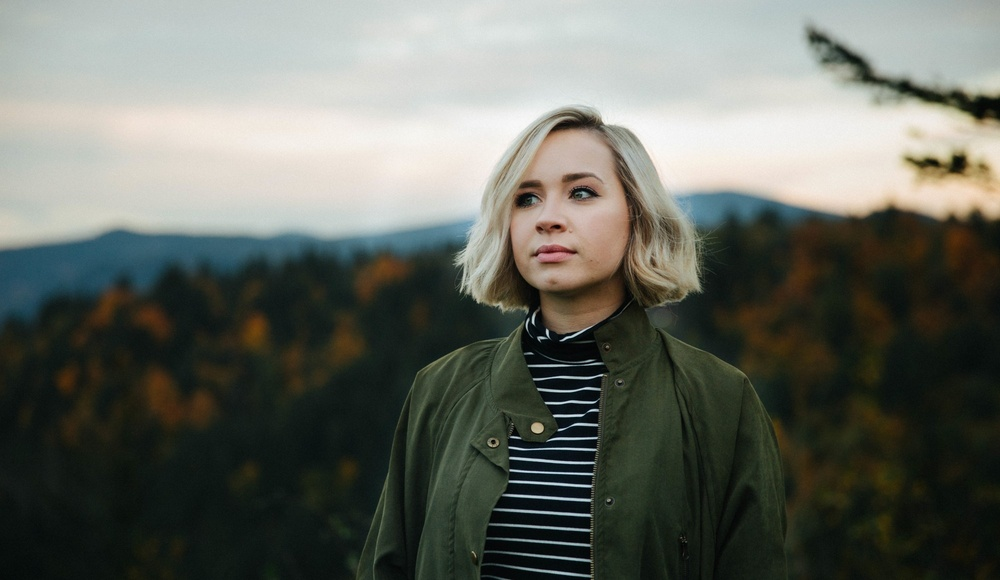
#> input picture face-detector/test/portrait.jpeg, 1000 x 580 px, shrunk from 2000 x 1160 before the run
$ python single_face_detect.py
#> lines starting #> are read from the running program, lines starting #| are printed output that depends on the picture; after the words box and inside, x2 and y2 are one past the last pixel; in counts of white or black regions, pixels touching at a corner belong together
from cv2 import COLOR_BGR2GRAY, CascadeClassifier, cvtColor, imread, imshow, rectangle, waitKey

trained_face_data = CascadeClassifier(
    "./data/haarcascade_frontalface_default.xml")

test_image_1 = imread("./test/portrait.jpeg")
#> test_image_1 is the input picture: shape (580, 1000, 3); mean B, G, R 97.1, 104.9, 101.3
test_image_1_greyscale = cvtColor(test_image_1, COLOR_BGR2GRAY)
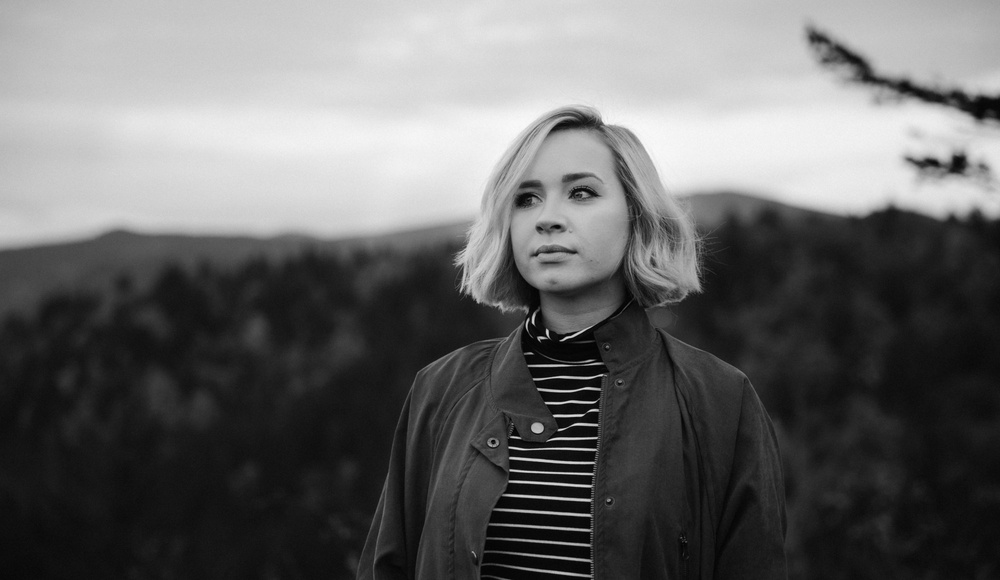
#> test_image_1_greyscale: shape (580, 1000); min 1, max 252, mean 103

face_coordinates = trained_face_data.detectMultiScale(test_image_1_greyscale)
#> face_coordinates = [[477, 134, 156, 156]]

print("> face coordinates:", face_coordinates[0])
#| > face coordinates: [477 134 156 156]

for (x, y, w, h) in face_coordinates:
    rectangle(test_image_1, (x, y), (x + w, y + h), (0, 0, 255), 2)
#> this loop made 1 pass
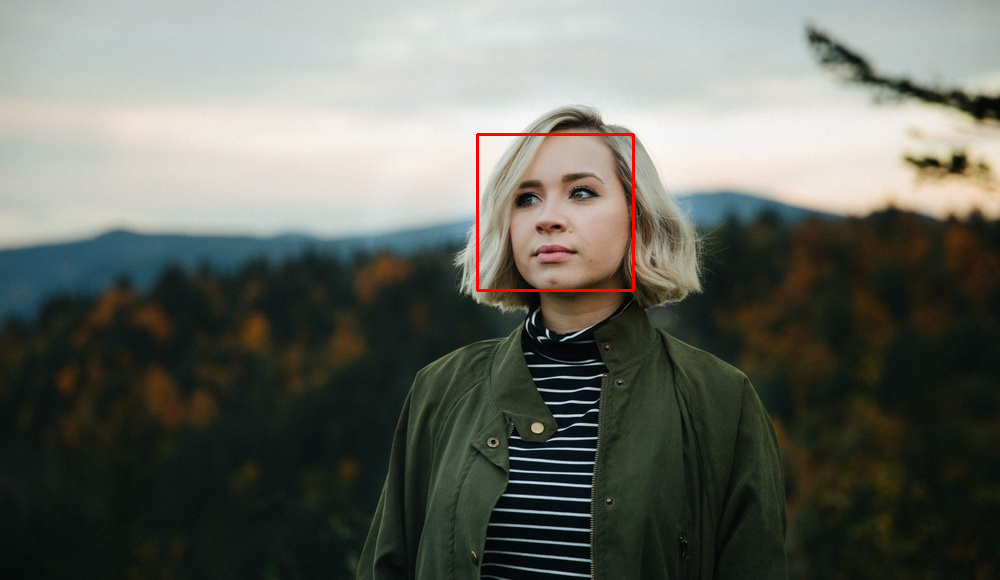
#> test_image_1: shape (580, 1000, 3); 0.32% of pixels changed, all inside (x1, y1, x2, y2) = (476, 133, 635, 292)

imshow("> Image: ", test_image_1)
waitKey()
print("✅ - Completed")
